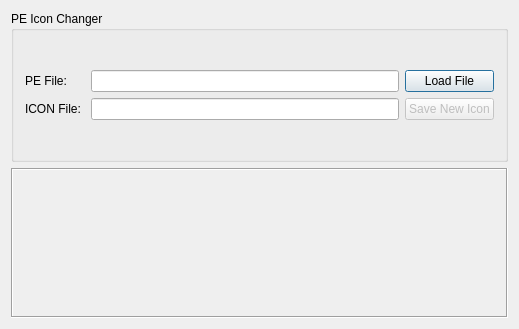
<?xml version="1.0" encoding="UTF-8"?>
<ui version="4.0">
 <class>Dialog</class>
 <widget class="QDialog" name="Dialog">
  <property name="geometry">
   <rect>
    <x>0</x>
    <y>0</y>
    <width>519</width>
    <height>329</height>
   </rect>
  </property>
  <property name="windowTitle">
   <string>PE Icon Changer - V 0.01 </string>
  </property>
  <property name="sizeGripEnabled">
   <bool>false</bool>
  </property>
  <layout class="QVBoxLayout" name="verticalLayout_2">
   <item>
    <widget class="QGroupBox" name="groupBox">
     <property name="title">
      <string>PE Icon Changer</string>
     </property>
     <layout class="QVBoxLayout" name="verticalLayout">
      <item>
       <layout class="QGridLayout" name="gridLayout">
        <item row="0" column="0">
         <widget class="QLabel" name="label">
          <property name="text">
           <string>PE File: </string>
          </property>
         </widget>
        </item>
        <item row="0" column="1">
         <widget class="QLineEdit" name="txtPEFile"/>
        </item>
        <item row="0" column="2">
         <widget class="QPushButton" name="btnLoad">
          <property name="text">
           <string>Load File</string>
          </property>
         </widget>
        </item>
        <item row="1" column="0">
         <widget class="QLabel" name="label_2">
          <property name="text">
           <string>ICON File: </string>
          </property>
         </widget>
        </item>
        <item row="1" column="1">
         <widget class="QLineEdit" name="txtIconFile">
          <property name="contextMenuPolicy">
           <enum>Qt::ActionsContextMenu</enum>
          </property>
         </widget>
        </item>
        <item row="1" column="2">
         <widget class="QPushButton" name="btnUpdateIcon">
          <property name="enabled">
           <bool>false</bool>
          </property>
          <property name="text">
           <string>Save New Icon</string>
          </property>
         </widget>
        </item>
       </layout>
      </item>
     </layout>
    </widget>
   </item>
   <item>
    <widget class="QLabel" name="lblIcon">
     <property name="contextMenuPolicy">
      <enum>Qt::ActionsContextMenu</enum>
     </property>
     <property name="autoFillBackground">
      <bool>false</bool>
     </property>
     <property name="frameShape">
      <enum>QFrame::Box</enum>
     </property>
     <property name="frameShadow">
      <enum>QFrame::Sunken</enum>
     </property>
     <property name="text">
      <string/>
     </property>
     <property name="scaledContents">
      <bool>true</bool>
     </property>
     <property name="alignment">
      <set>Qt::AlignCenter</set>
     </property>
    </widget>
   </item>
  </layout>
  <action name="actionSave_to_File">
   <property name="text">
    <string>Save Icon to File</string>
   </property>
   <property name="shortcut">
    <string>Ctrl+S</string>
   </property>
  </action>
  <action name="actionChoose_Icon_File">
   <property name="text">
    <string>Choose Icon File</string>
   </property>
   <property name="toolTip">
    <string>Choose Icon File</string>
   </property>
  </action>
 </widget>
 <layoutdefault spacing="6" margin="11"/>
 <tabstops>
  <tabstop>txtPEFile</tabstop>
  <tabstop>btnLoad</tabstop>
  <tabstop>txtIconFile</tabstop>
  <tabstop>btnUpdateIcon</tabstop>
 </tabstops>
 <resources/>
 <connections/>
</ui>
